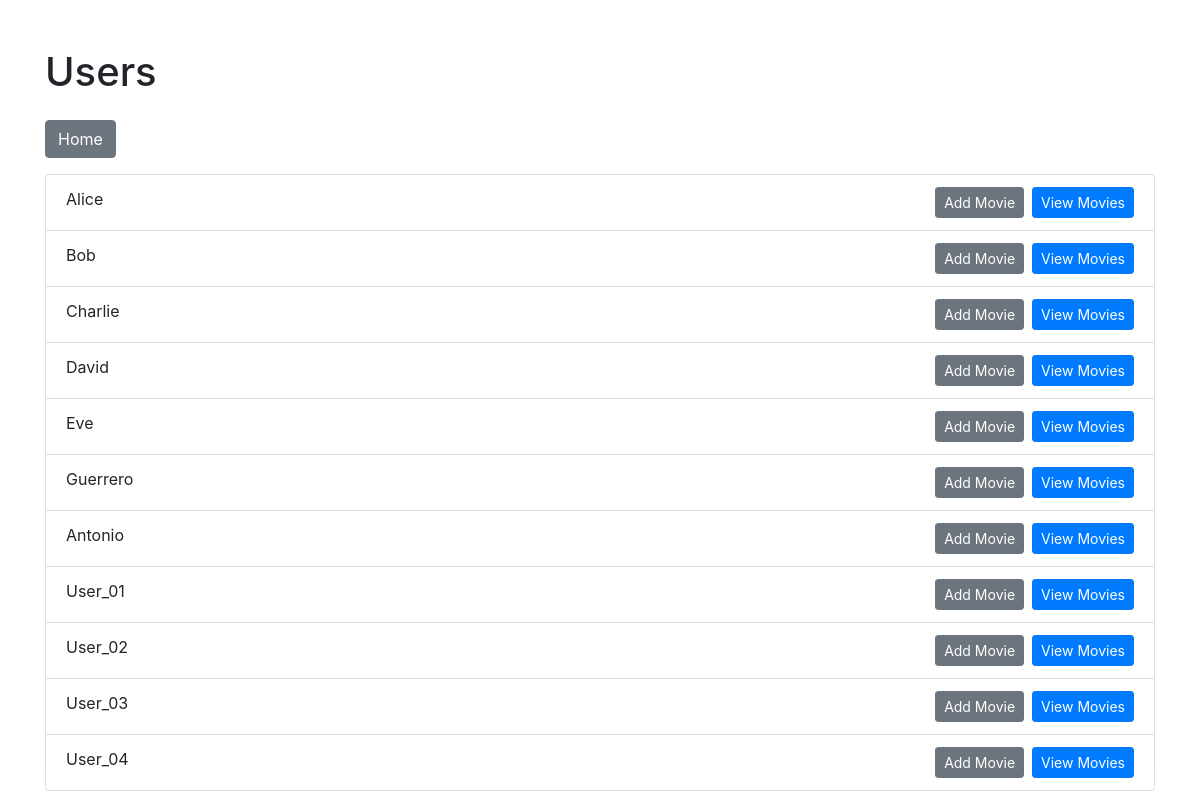
The app's page /users, older data.
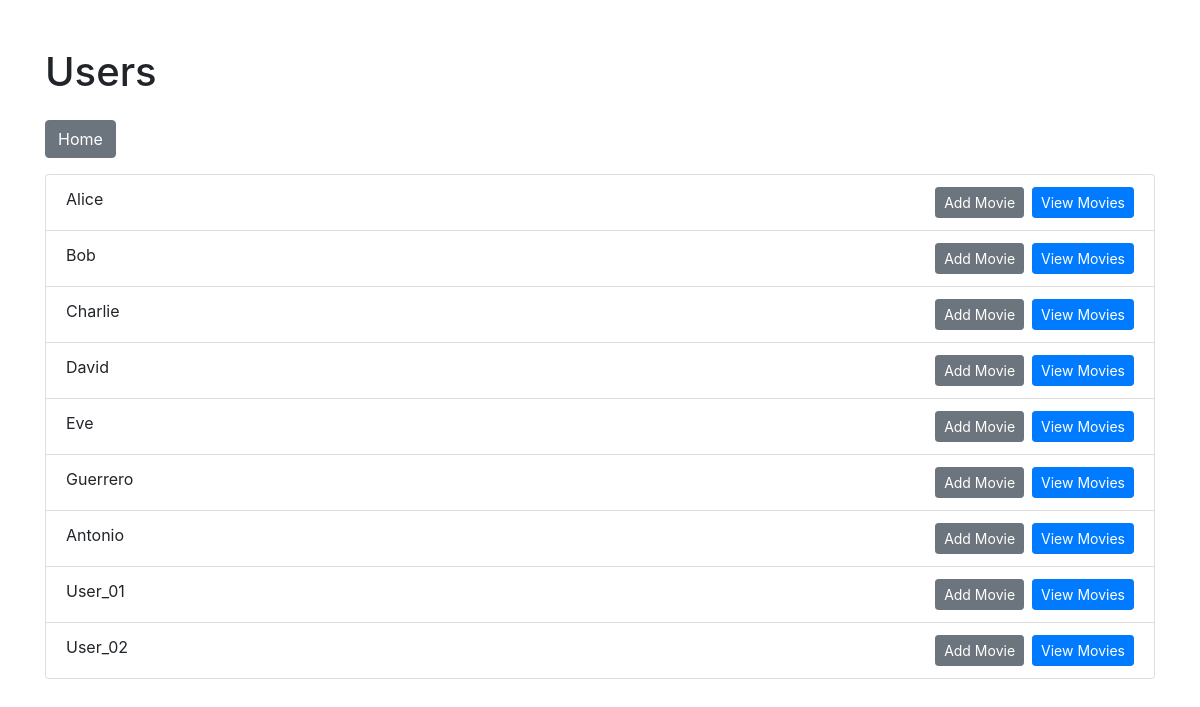
The same page, newer data.
### models.py (models this page shows)
class User(db.Model):
    __tablename__ = 'user'
    user_id = db.Column(db.Integer, primary_key=True)
    name = db.Column(db.String(80), unique=True, nullable=False)
    movies = db.relationship('Movie', backref='user', lazy=True)

### app.py (the view)
@app.route('/users')
def list_users():
    users = User.query.all()
    return render_template('users.html', users=users)

### templates/users.html (shortened to what this page needs)
<!DOCTYPE html>
<html lang="en">
<head>
    <link rel="stylesheet" href="https://stackpath.bootstrapcdn.com/bootstrap/4.5.2/css/bootstrap.min.css">
</head>
<body>
    <div class="container">
        <h1 class="mt-5">Users</h1>
        <a href="{{ url_for('home') }}" class="btn btn-secondary mt-3">Home</a>
        <ul class="list-group mt-3">
            {% for user in users %}
                <li class="list-group-item">
                    {{ user.name }}
                    <a href="{{ url_for('user_movies', user_id=user.user_id) }}" class="btn btn-primary btn-sm float-right">View Movies</a>
                    <a href="{{ url_for('add_movie', user_id=user.user_id) }}" class="btn btn-secondary btn-sm float-right mr-2">Add Movie</a>
                </li>
            {% endfor %}
        </ul>
    </div>
</body>
</html>

Row changes from the older to the newer data that the page shows:
removed User: name "User_03"
removed User: name "User_04"
